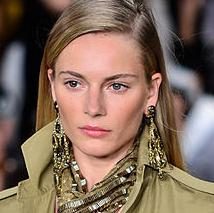
#> input picture data/female/female_000187.jpg, 214 x 213 px; its folder holds only this picture in this run
$ jupyter execute 'image cropping.ipynb'   (shell and % lines are left out)
#> lines starting #> are read from the running program, lines starting #| are printed output that depends on the picture
[cell 1]
import numpy as np
import pandas as pd
import cv2
import matplotlib.pyplot as plt

[cell 2]
from glob import glob

[cell 3]
femalepath = glob('./data/female/*.jpg')
malepath = glob('./data/male/*.jpg')

[cell 4]
len(femalepath),len(malepath)

[cell 5]
img = cv2.imread(femalepath[0])
#> img is the input picture: shape (213, 214, 3); mean B, G, R 90.1, 105.2, 128.2

[cell 6]
plt.imshow(img)

[cell 7]
gray = cv2.cvtColor(img,cv2.COLOR_BGR2GRAY)
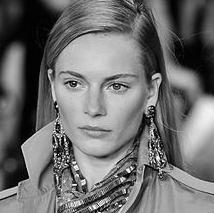
#> gray: shape (213, 214); min 0, max 254, mean 110.4
gray.shape
#> Out = (213, 214)

[cell 8]
haar = cv2.CascadeClassifier('./model/haarcascade_frontalface_default.xml')
faces = haar.detectMultiScale(gray,1.5,5)
#> faces = [[33, 35, 122, 122]]
faces
#> Out = [[33, 35, 122, 122]]

[cell 9]
for x,y,w,h in faces:
    crop_img = img[y:y+h,x:x+w]
#> this loop made 1 pass
#> pass 1, `crop_img = img[y:y+h,x:x+w]`:
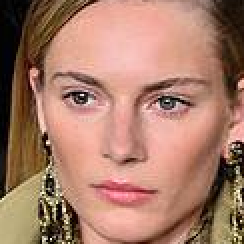
#> crop_img: shape (122, 122, 3) (shown 2 times larger); mean B, G, R 104.9, 123.6, 167.8
plt.imshow(crop_img)
cv2.imwrite('./data/crop/male/{}_{}.jpg'.format("f",0),crop_img)
#> Out = True

[cell 10]
def extract_crop_images(path,gender,i):
#> called with path = './data/female/female_000187.jpg', gender = 'female', i = 0
    img = cv2.imread(path)
    gray = cv2.cvtColor(img,cv2.COLOR_BGR2GRAY)
    faces = haar.detectMultiScale(gray,1.5,5)
#> faces = [[33, 35, 122, 122]]
    for x,y,w,h in faces:
        crop = img[y:y+h,x:x+w]
        if gender=='male':
            cv2.imwrite('./data/crop/male/{}_{}.jpg'.format(gender,i),crop)
        else:
            cv2.imwrite('./data/crop/female/{}_{}.jpg'.format(gender,i),crop)

[cell 11]
for i,path in enumerate(femalepath):
    try:
        extract_crop_images(path,'female',i)
        print('INFO: {}/{} cropped sucessfully'.format(i,len(femalepath)))
    except:
        print('INFO: {}/{} not cropped sucessfully'.format(i,len(femalepath)))

[cell 12]
extract_crop_images(femalepath[0],'female',1)
#> the loop in extract_crop_images (call 2), `for x,y,w,h in faces:` made 1 pass

$ run again, on data/female/female_000514.jpg
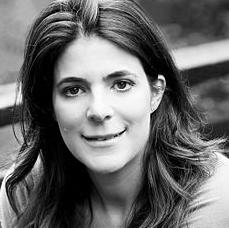
#> input picture data/female/female_000514.jpg, 229 x 228 px
#> img is the input picture: shape (228, 229, 3); min 0, max 255, mean 106.6
#> `faces = haar.detectMultiScale(gray,1.5,5)`: faces = [[37, 40, 122, 122]]
#> the loop `for x,y,w,h in faces:` made 1 pass
#> pass 1, `crop_img = img[y:y+h,x:x+w]`:
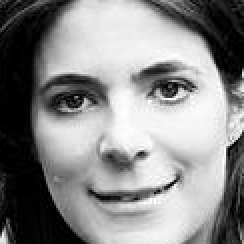
#> crop_img: shape (122, 122, 3) (shown 2 times larger); min 0, max 255, mean 137.7
#> `cv2.imwrite('./data/crop/male/{}_{}.jpg'.format("f",0),crop_img)`: Out = True
#> in extract_crop_images, `faces = haar.detectMultiScale(gray,1.5,5)`: faces = [[37, 40, 122, 122]]
#> the loop in extract_crop_images, `for x,y,w,h in faces:` made 1 pass
#> the loop in extract_crop_images (call 2), `for x,y,w,h in faces:` made 1 pass

$ run again, on data/female/female_000516.jpg
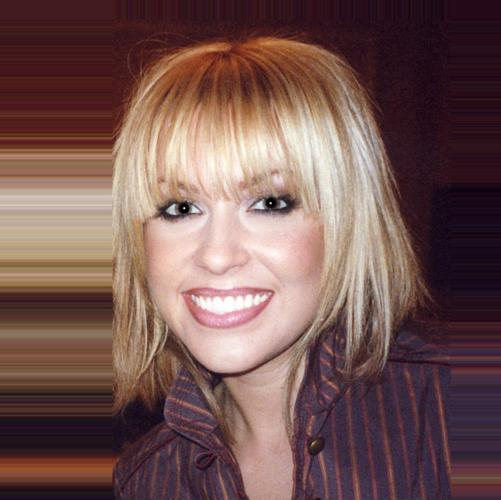
#> input picture data/female/female_000516.jpg, 501 x 500 px
#> img is the input picture: shape (500, 501, 3); mean B, G, R 82.2, 85.8, 116.2
#> `gray = cv2.cvtColor(img,cv2.COLOR_BGR2GRAY)`:
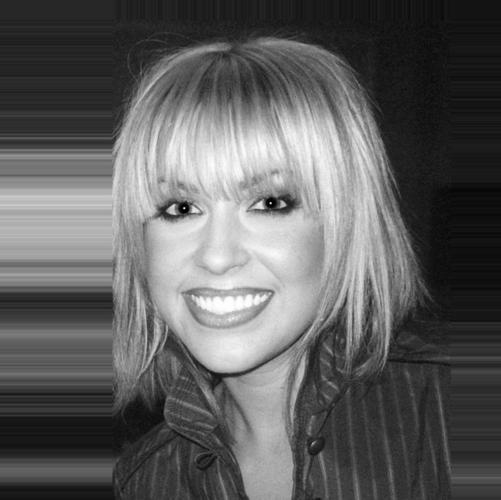
#> gray: shape (500, 501); min 0, max 255, mean 94.5
#> `faces = haar.detectMultiScale(gray,1.5,5)`: faces = [[91, 99, 273, 273]]
#> the loop `for x,y,w,h in faces:` made 1 pass
#> pass 1, `crop_img = img[y:y+h,x:x+w]`:
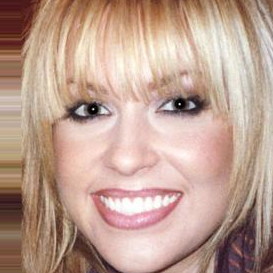
#> crop_img: shape (273, 273, 3); mean B, G, R 145.5, 159.9, 189.9
#> `cv2.imwrite('./data/crop/male/{}_{}.jpg'.format("f",0),crop_img)`: Out = True
#> in extract_crop_images, `faces = haar.detectMultiScale(gray,1.5,5)`: faces = [[91, 99, 273, 273]]
#> the loop in extract_crop_images, `for x,y,w,h in faces:` made 1 pass
#> the loop in extract_crop_images (call 2), `for x,y,w,h in faces:` made 1 pass

$ run again, on data/female/female_000528.jpg
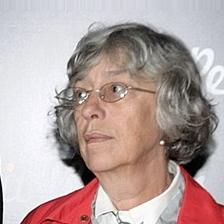
#> input picture data/female/female_000528.jpg, 224 x 224 px
#> img is the input picture: shape (224, 224, 3); mean B, G, R 162, 164.1, 182.4
#> `gray = cv2.cvtColor(img,cv2.COLOR_BGR2GRAY)`:
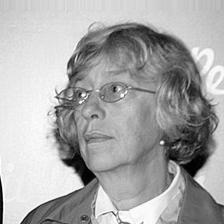
#> gray: shape (224, 224); min 0, max 255, mean 169.3
#> `faces = haar.detectMultiScale(gray,1.5,5)`: faces = ()

$ run again, on data/female/female_000350.jpg
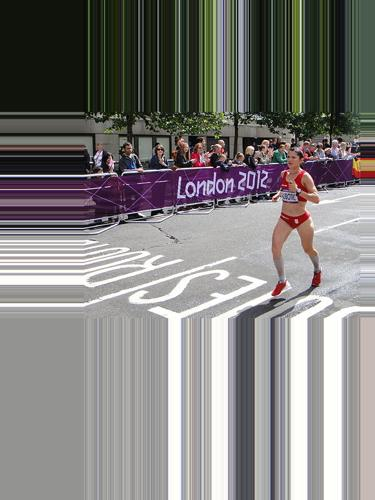
#> input picture data/female/female_000350.jpg, 375 x 500 px
#> img is the input picture: shape (500, 375, 3); mean B, G, R 124.7, 126.5, 128.4
#> `gray = cv2.cvtColor(img,cv2.COLOR_BGR2GRAY)`:
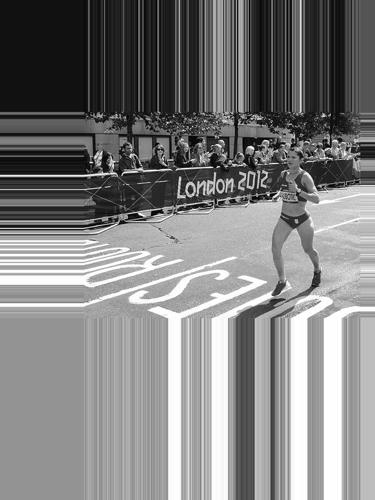
#> gray: shape (500, 375); min 0, max 255, mean 126.8
#> `faces = haar.detectMultiScale(gray,1.5,5)`: faces = ()
